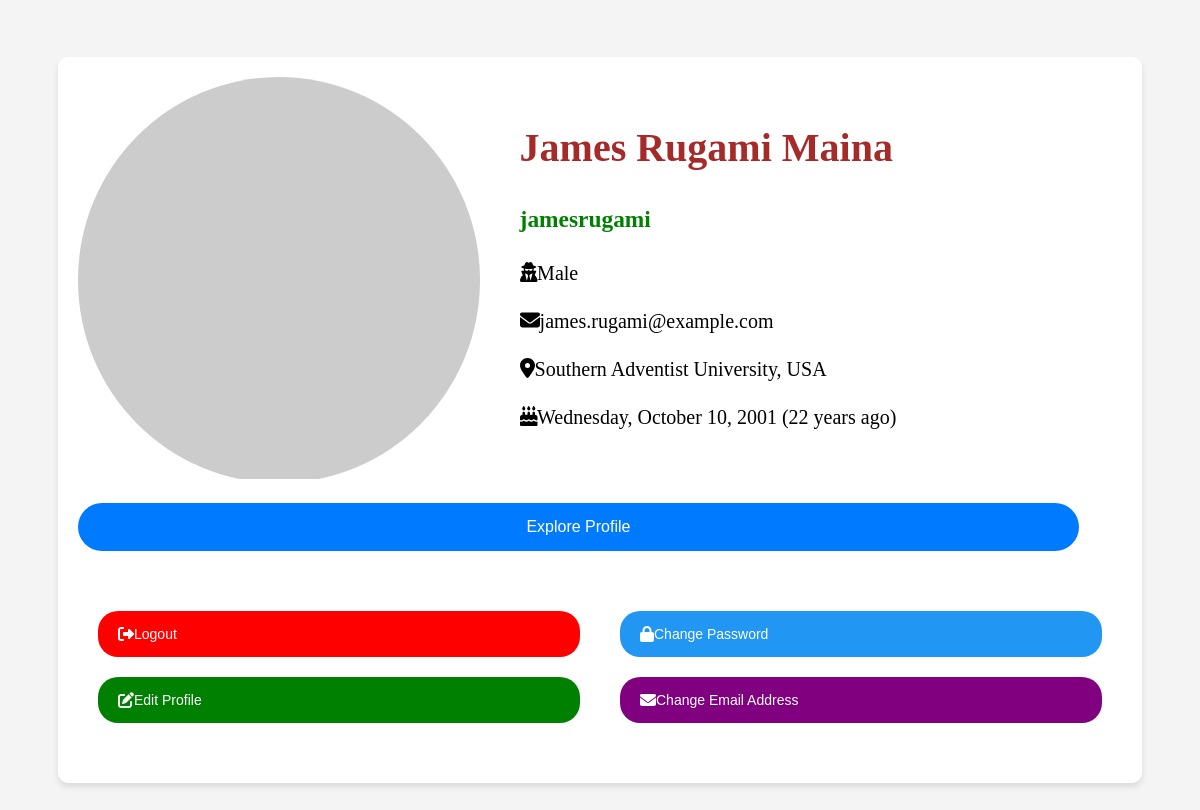
/user/jamesrugami (signed in), run on the app's committed database.
### app/models.py (models this page shows, shortened)
class User(UserMixin, db.Model):
    id = db.Column(db.Integer, primary_key=True)
    first_name = db.Column(db.String(64), nullable = False)
    middle_name = db.Column(db.String(64))
    last_name = db.Column(db.String(64))
    gender = db.Column(db.String(10), nullable = False, default = 'other')
    date_of_birth = db.Column(db.DateTime, default=datetime.utcnow)
    location = db.Column(db.String(128))
    username = db.Column(db.String(64), index=True, unique=True)
    email = db.Column(db.String(120), index=True, unique=True)
    password_hash = db.Column(db.String(128))
    last_seen = db.Column(db.DateTime, default=datetime.utcnow)
    image_url = db.Column(db.String(128))
    messages_sent = db.relationship('Message',
            foreign_keys='Message.sender_id',
            backref='author', lazy='dynamic')
    messages_received = db.relationship('Message',
            foreign_keys='Message.recipient_id',
            backref='recipient', lazy='dynamic')
    last_message_read_time = db.Column(db.DateTime)
    notifications = db.relationship('Notification', backref='user',
            lazy='dynamic')
    def avatar(self, size):
        digest = md5(self.email.lower().encode('utf-8')).hexdigest()
        return 'https://www.gravatar.com/avatar/{}?d=identicon&s={}'.format(
                digest, size)

### app/main/routes.py (the view)
@bp.route('/user/<username>')
@login_required
def user(username):
    return render_template('user.html')

### app/main/routes.py (called while the page is built)
@bp.before_app_request
def before_request():
    if current_user.is_authenticated:
        current_user.last_seen = datetime.utcnow()
        db.session.commit()

### app/models.py (called while the page is built)
@login.user_loader
def load_user(id):
    return User.query.get(int(id))

### app/templates/user.html (shortened to what this page needs)
<!DOCTYPE html>
<html>
	<head>
		<link rel="stylesheet" type="text/css" href="../static/css/profile.css">
		<link rel="stylesheet" href="https://cdnjs.cloudflare.com/ajax/libs/font-awesome/5.15.3/css/all.min.css">
	</head>
	<body>
		<div class="container">
			<div class="profile">
				<div class="profile-picture">
					<img src = "{{ current_user.avatar(256) }}">
				</div>
				<div class="profile-details lead">
					<h1 id="name">{{ current_user.first_name }} {{ current_user.middle_name }} {{ current_user.last_name }}</h1>
					<h3 class="role">{{ current_user.username }}</h3>
					<p class=""><i class="fas fa-user-secret"></i>{{ current_user.gender | title}}</p>
					<p class=""><i class="fas fa-envelope"></i>{{ current_user.email }}</p>
					<p class=""><i class="fas fa-map-marker-alt"></i>{{ current_user.location }}</p>
					<p class=""><i class="fas fa-birthday-cake"></i><span id="age">{{ moment(current_user.date_of_birth).format('dddd, MMMM DD, YYYY') }} ({{ moment(current_user.date_of_birth).fromNow()}})</span></p>
				</div>
			</div>
			<div id="explore-profile" class="profile">
				<a class="button-pill" href="{{ url_for('main.index') }}">
					Explore Profile
				</a>
			</div>
			<div class="profile">
				<div class="actions">
					<a class="action" href="{{ url_for('auth.logout') }}" id="logout-btn">
						<i class="fas fa-sign-out-alt"></i>
						<span>Logout</span>
					</a>
					<a class="action" href="../registration/editPatientDetails.php" id="edit-profile-btn">
						<i class="fas fa-edit"></i>
						<span>Edit Profile</span>
					</a>
				</div>
				<div class="actions">
					<a class="action" href="../registration/updatePassword.php" id="change-password-btn">
						<i class="fas fa-lock"></i>
						<span>Change Password</span>
					</a>
					<a class="action" href="../registration/updateEmailAddress.php" id="change-email-btn">
						<i class="fas fa-envelope"></i>
						<span>Change Email Address</span>
					</a>
				</div>
			</div>
		</div>
	</body>
</html>

### app/static/css/profile.css (style rules this page uses)
body { font-family: Arial, sans-serif; background-color: #f4f4f4; margin: 0; padding: 20px; display: flex; justify-content: center; align-items: center; min-height: 100vh; }
.container { max-width: 90%; width: 90%; margin: 0 auto; padding: 20px; background-color: #fff; box-shadow: 0 4px 6px rgba(0, 0, 0, 0.1); border-radius: 10px; }
.lead { font-size: 1.25rem; font-weight: 300; line-height: 1.4; margin-bottom: 1rem; }
img { width: 100%; height: auto; }
a { color: green; transition: color 0.3s ease; text-decoration: none; }
.profile { display: flex; align-items: center; margin-bottom: 20px; height: auto; }
.profile-picture { margin-right: 20px; overflow: hidden; border-radius: 50%; width: 40%; }
.profile-details { width: 60%; padding-left: 20px; flex-grow: 1; font-family: Calibri; }
#name { color: brown; }
.actions { margin-top: 20px; width: 50%; }
.action { display: flex; align-items: center; padding: 15px 20px; background-color: #f5f5f5; border-radius: 20px; transition: background-color 0.3s ease; cursor: pointer; margin: 20px; }
.action span { font-size: 14px; }
#logout-btn { background-color: #f00; color: #fff; text-align: center; }
#change-password-btn { background-color: #2196f3; color: #fff; text-align: center; }
#change-email-btn { background-color: purple; color: #fff; text-align: center; }
#edit-profile-btn { background-color: green; color: #fff; text-align: center; }
.role { color: green; }
.button-pill { display: inline-block; padding: 0.6em 1em; border-radius: 50px; background-color: #007bff; color: #fff; text-decoration: none; transition: background-color 0.3s ease; }
#explore-profile { display: block; width: 93%; }
#explore-profile .button-pill { width: 100%; padding: 15px; text-align: center; }

### data on the page
User: first_name "James", middle_name "Rugami", last_name "Maina", username "jamesrugami", gender "Male", email "james.rugami@example.com", location "Southern Adventist University, USA", date_of_birth "Wednesday, October 10, 2001", date_of_birth "22 years ago"
